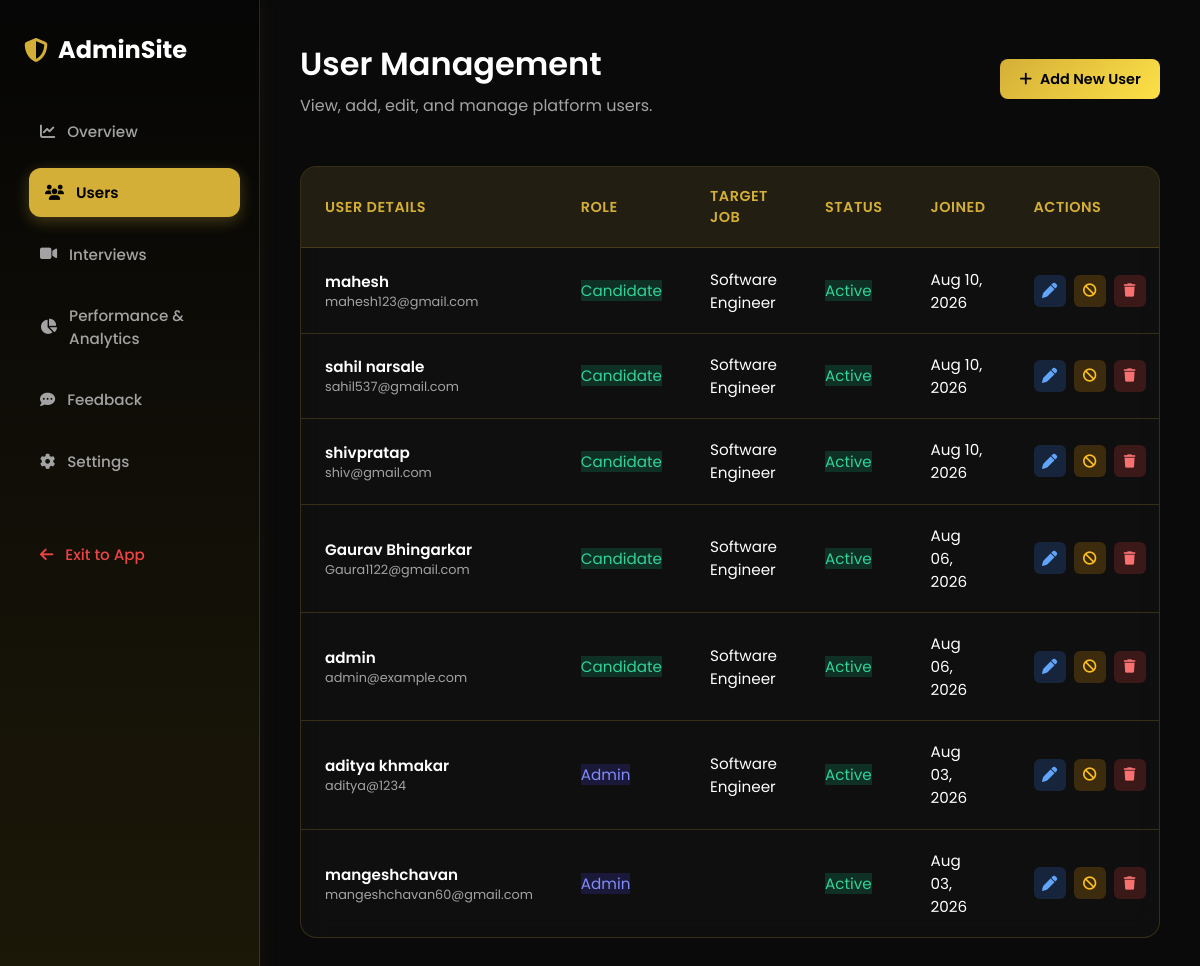
The app's page /admin-panel/users/ (signed in) with its own data.
### interview/models.py (models this page shows, shortened)
class UserProfile(models.Model):
    ROLE_CHOICES = (
        ('Candidate', 'Candidate'),
        ('Admin', 'Admin'),
    )
    user = models.OneToOneField(User, on_delete=models.CASCADE, related_name='profile')
    full_name = models.CharField(max_length=255, blank=True)
    role = models.CharField(max_length=20, choices=ROLE_CHOICES, default='Candidate')
    target_role = models.CharField(max_length=150, blank=True, default='Software Engineer')
    experience_level = models.CharField(max_length=50, blank=True, default='Entry Level')
    bio = models.TextField(blank=True)
    avatar = models.FileField(upload_to='avatars/', blank=True, null=True)
    created_at = models.DateTimeField(auto_now_add=True)
    updated_at = models.DateTimeField(auto_now=True)

### interview/views_admin.py (the view)
    def _wrapped_view(request, *args, **kwargs):
        if not request.user.is_authenticated:
            return redirect('login')
        if not is_admin(request.user):
            messages.error(request, "Access Denied: Only Admin users can access the Admin Panel.")
            return redirect('dashboard')
        return view_func(request, *args, **kwargs)

### interview/views_admin.py (called while the page is built)
def is_admin(user):
    return user.is_authenticated and (user.is_superuser or (hasattr(user, 'profile') and user.profile.role.lower() == 'admin'))

def admin_required(view_func):
    def _wrapped_view(request, *args, **kwargs):
        if not request.user.is_authenticated:
            return redirect('login')
        if not is_admin(request.user):
            messages.error(request, "Access Denied: Only Admin users can access the Admin Panel.")
            return redirect('dashboard')
        return view_func(request, *args, **kwargs)
    return _wrapped_view

@admin_required
def admin_users(request):
    profiles = UserProfile.objects.select_related('user').all().order_by('-created_at')
    return render(request, 'admin_users.html', {'profiles': profiles})

### templates/admin_users.html (shortened to what this page needs)
{% extends 'admin_base.html' %}
{% block content %}
<div class="header">
    <div>
        <h1>User Management</h1>
        <p style="color: var(--text-muted); margin-top: 5px;">View, add, edit, and manage platform users.</p>
    </div>
    <a href="{% url 'admin_user_create' %}" class="btn btn-primary">
        <i class="fa-solid fa-plus"></i> Add New User
    </a>
</div>
<div class="table-container">
    <table>
        <thead>
            <tr>
                <th>User Details</th>
                <th>Role</th>
                <th>Target Job</th>
                <th>Status</th>
                <th>Joined</th>
                <th>Actions</th>
            </tr>
        </thead>
        <tbody>
            {% for profile in profiles %}
            <tr>
                <td>
                    <div style="font-weight: 600; color: #fff;">{{ profile.full_name|default:profile.user.username }}</div>
                    <div style="font-size: 0.8rem; color: var(--text-muted);">{{ profile.user.email }}</div>
                </td>
                <td>
                    <span class="badge {% if profile.role == 'Admin' %}badge-admin{% else %}badge-user{% endif %}">
                        {{ profile.role }}
                    </span>
                </td>
                <td>{{ profile.target_role }}</td>
                <td>
                    {% if profile.user.is_active %}
                        <span class="badge badge-user">Active</span>
                    {% else %}
                        <span class="badge badge-inactive">Inactive</span>
                    {% endif %}
                </td>
                <td>{{ profile.created_at|date:"M d, Y" }}</td>
                <td>
                    <div class="actions">
                        <a href="{% url 'admin_user_edit' profile.user.id %}" class="btn-icon btn-edit" title="Edit User"><i class="fa-solid fa-pen"></i></a>
                        <form method="POST" action="{% url 'admin_user_toggle' profile.user.id %}" style="display:inline;">
                            <button type="submit" class="btn-icon btn-toggle" title="{% if profile.user.is_active %}Deactivate{% else %}Activate{% endif %}">
                                <i class="fa-solid {% if profile.user.is_active %}fa-ban{% else %}fa-check{% endif %}"></i>
                            </button>
                        </form>
                        <form method="POST" action="{% url 'admin_user_delete' profile.user.id %}" style="display:inline;" onsubmit="return confirm('Are you sure you want to completely delete this user?');">
                            <button type="submit" class="btn-icon btn-del" title="Delete User"><i class="fa-solid fa-trash"></i></button>
                        </form>
                    </div>
                </td>
            </tr>
            {% empty %}
            <tr>
                <td colspan="6" style="text-align: center; padding: 3rem; color: var(--text-muted);">No users found.</td>
            </tr>
            {% endfor %}
        </tbody>
    </table>
</div>
{% endblock %}

### records on screen
UserProfile: full_name "mahesh", user.email "mahesh123@gmail.com", role "Candidate", target_role "Software Engineer", shows "Active", created_at "Aug 10, 2026"
UserProfile: full_name "sahil narsale", user.email "sahil537@gmail.com", role "Candidate", target_role "Software Engineer", shows "Active", created_at "Aug 10, 2026"
UserProfile: full_name "shivpratap", user.email "shiv@gmail.com", role "Candidate", target_role "Software Engineer", shows "Active", created_at "Aug 10, 2026"
UserProfile: full_name "Gaurav Bhingarkar", user.email "Gaura1122@gmail.com", role "Candidate", target_role "Software Engineer", shows "Active", created_at "Aug 06, 2026"
UserProfile: full_name "admin", user.email "admin@example.com", role "Candidate", target_role "Software Engineer", shows "Active", created_at "Aug 06, 2026"
UserProfile: full_name "aditya khmakar", user.email "aditya@1234", role "Admin", target_role "Software Engineer", shows "Active", created_at "Aug 03, 2026"
UserProfile: full_name "mangeshchavan", user.email "mangeshchavan60@gmail.com", role "Admin", shows "Active", created_at "Aug 03, 2026"
